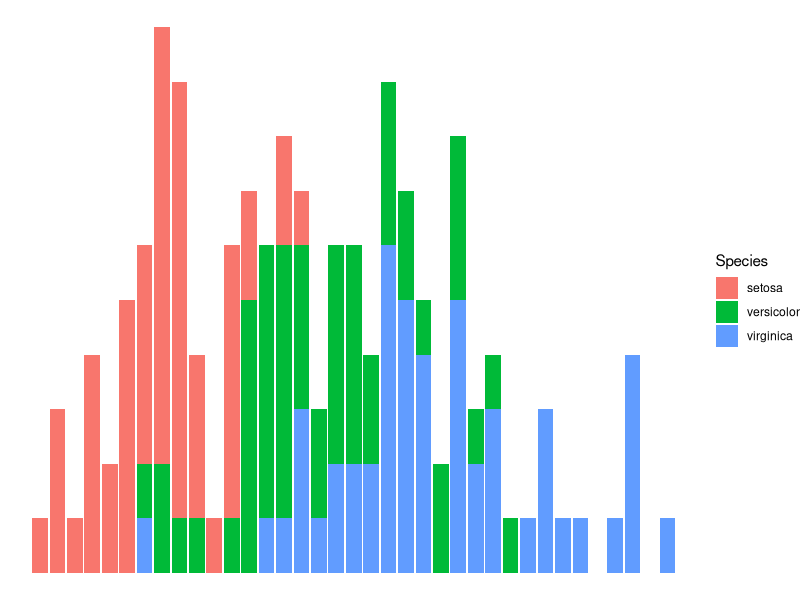

The R script that drew this image:
## ---- chunk 1
#| echo: false
library(ggplot2)
## ---- chunk 2
1 + 1
## ---- chunk 3
#| echo: false
2 * 2
## ---- chunk 4
iris |> 
  ggplot() +
  aes(Sepal.Length, fill = Species) +
  geom_bar() +
  theme_void()
